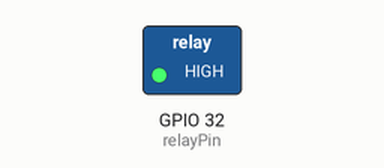
Bench run of a sketch on a simulated ESP32. On the bench: switched loads named in the sketch (green lamp = pin HIGH). Dashed ring = blinking.

Above: at 2.5 s.
Timing chart, 0 to 6.6 s (numbered marks = the images above):
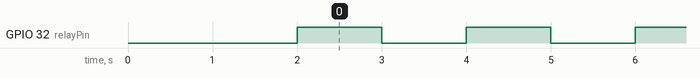

Measured:
- by itself, GPIO 32 (relayPin): alternates HIGH for 1.0 s and LOW for 1.0 s, 98 changes in all, then stays LOW

The sketch:

Relay_solo.ino
```cpp
const int relayPin = 32;  //pin conectado a Señal del Rele
volatile int estadoPote;
volatile int entradaPin;

void setup(){
  Serial.begin(115200);
  pinMode(relayPin,OUTPUT);
  delay(2000);
}

void loop(){
  while (millis()< 100000) {
  digitalWrite(relayPin, HIGH);
  delay(1000);
  digitalWrite(relayPin, LOW);
  delay(1000);
  }
}
```
